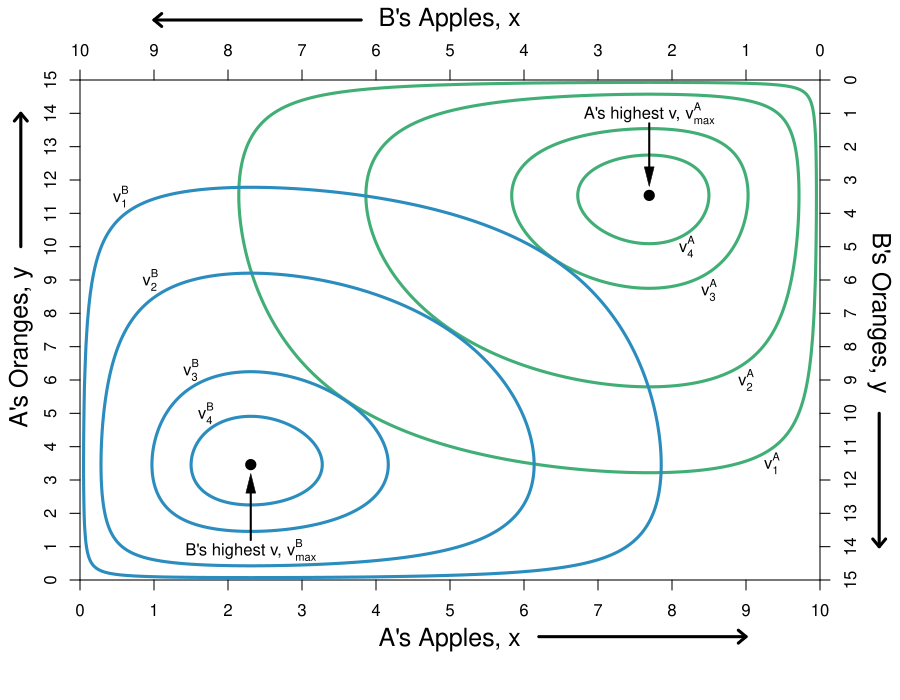

R code for this plot:
#Graph Designer: Simon Halliday & Madeleine Wettach '20
#Authors: Bowles, Foley and Halliday
#Title: Microeconomics: Competition, Conflict and Coordination
#based on 
#http://r.789695.n4.nabble.com/Indifference-curve-td4634746.html
#Graphics 
require(shape)
pdf(file = "property/step_by_step_graphs_5/property_hg_hgb_step2.pdf", width = 9, height = 7)

#Set parameters for graphics
axislabelsize <- 1.5
graphlinewidth <- 3

COL <- c("#7fc97f", "#beaed4", "#fdc086", "#ffff99", "#386cb0", "#f0027f", "#bf5b17", "#666666")
COLA <- c("#99d8c9","#66c2a4","#41ae76", "#238b45", "#005824")
COLB <- c("#4eb3d3", "#2b8cbe", "#0868ac","#084081")

par(mar =  c(6, 4, 4, 4))

uA <- function(x, y) {
  0.5*log(x) + 0.5*log(y) + 0.15*log(10 - x) + 0.15*log(15 - y)
}

uB <- function(x, y) {
  0.15*log(x) + 0.15*log(y) + 0.5*log(10 - x) + 0.5*log(15 - y) 
}

xlims <- c(0, 10)
ylims <- c(0, 15)

npts <- 501 
x <- seq(xlims[1], xlims[2], length.out = npts)
y <- seq(ylims[1], ylims[2], length.out = npts) 
a <- c(2.1, 2.357, 2.505, 2.54)
b <- c(2.1, 2.357, 2.505, 2.54)

#B's value when at A's bliss point
#0.35*log(5.88) + 0.35*log(8.88) + 0.5*log(10 - 5.88) + 0.5*log(15 - 8.88) 

#A's bliss point x = 7.69231, y = 11.5385
#A's value when at A's bliss point = 2.55465
#0.5*log(x) + 0.5*log(y) + 0.15*log(10 - x) + 0.15*log(15 - y)

#B's bliss point x = 2.30769, y = 3.46154
#B's value when at A's bliss point = 2.55465
#0.15*log(x) + 0.15*log(y) + 0.5*log(10 - x) + 0.5*log(15 - y)


plot(0, 0, xlim = xlims, ylim = ylims, type = "n",
     xlab = expression(paste("")),
     ylab = expression(paste("")), 
     xaxt = "n", 
     yaxt = "n", 
     cex.lab = axislabelsize, 
     bty = "n",
     xaxs="i", 
     yaxs="i")

ticksy <- seq(from = 0, to = 15, by = 1)
ylabels <- seq(from = 0, to = 15, by = 1)
ticksx <- seq(from = 0, to = 10, by = 1)
xlabels <- seq(from = 0, to = 10, by = 1)
axis(1, at = ticksx, pos = 0, labels = xlabels)
axis(2, at = ticksy, pos = 0, labels = ylabels, las = 0)


#persp(x, y, outer(x, y, u), ticktype="detailed") 
contour(x, y, 
        outer(x, y, uA),
        #labels = c("v1", "v2", "v3"),
        drawlabels = FALSE,
        col = COLA[3],
        #xlab = expression(paste("A's Apples, ", x)),
        #ylab = expression(paste("A's Oranges, ", y)),
        #cex.lab = axislabelsize,
        lwd = graphlinewidth,
        levels = a, 
        xaxs="i", 
        yaxs="i", 
        add = TRUE) 

mtext("A's Apples, x", side=1, line = 2.5, cex = axislabelsize)
text(-0.8, 7, expression(paste("A's Oranges, y")), xpd = TRUE, cex = axislabelsize, srt = 90) 

#Add arrows:
arrows(-0.8, 10, -0.8, 14, xpd = TRUE, length=0.1,angle=40,lwd=3)
arrows(6.2, -1.7, 9, -1.7, xpd = TRUE, length=0.1,angle=40,lwd=3)


contour(x, y, 
        outer(x, y, uB),
        drawlabels = FALSE,
        col = COLB[2],
        lwd = graphlinewidth,
        levels = b, 
        add = TRUE
) 

#segments(2.30769, 3.46154, 7.69231, 11.5385, lty = 1, col = COL[2] , lwd = graphlinewidth)
#text(4.9, 2.4, expression("Pareto Efficient"))
#text(4.9, 1.9, expression("Curve"))
#Arrows(4.9, 2.7, 4.9, 6.9, col = "black", lty = 1, lwd = 2, arr.type = "triangle", arr.lwd = 0.5)

#Label the iso-welfare functions for the HG, Aisha
text(9.35, 3.5, expression(v[1]^A))
text(9, 6, expression(v[2]^A))
text(8.5, 8.7, expression(v[3]^A))
text(8.2, 10, expression(v[4]^A))

#Label the indifference curves for the HG, Betty
text(0.55, 11.5, expression(v[1]^B))
text(0.95, 9, expression(v[2]^B))
text(1.5, 6.3, expression(v[3]^B))
text(1.7, 5, expression(v[4]^B))

#Label point i. 
##points(5, 7.5, pch = 16, col = "black", cex = 1.5)
##text(5, 7.9, expression(paste("i")))

#A's bliss point - 3.1073 is the value of u
points(x = 7.69231, y = 11.5385, pch = 16, col = "black", cex = 1.5)
text(7.69231, 14, expression(paste("A's highest v, ", v[max]^A)))
Arrows(7.69231, 13.7, 7.69231, 12.1, col = "black", lty = 1, lwd = 2, arr.type = "triangle", arr.lwd = 0.5)

#B's bliss point: 
points(x = 2.30769, y = 3.461547, pch = 16, col = "black", cex = 1.5)
text(x = 2.30769, y = 0.9, expression(paste("B's highest v, ", v[max]^B)))
Arrows(2.30769, 1.2, 2.30769, 2.9, col = "black", lty = 1, lwd = 2, arr.type = "triangle", arr.lwd = 0.5)



par(new = TRUE)

#Use the same x and ylims as previously, but with locations switched
xlims2 <- c(10, 0)
ylims2 <- c(15, 0)

#Leave the ylab and xlab blank to ensure no axes titles
plot(0, 0, xlim = xlims2, ylim = ylims2, type = "n",
     xlab = expression(paste("")),
     ylab = expression(paste("")),
     xaxt = "n", 
     yaxt = "n", 
     cex.lab = 1.3, 
     bty = "n",
     xaxs="i", 
     yaxs="i")

#Set up axes at sides 3 and 4 (top and right)
axis(side = 3, at = ticksx, pos = 0, labels = xlabels)
axis(side = 4, at = ticksy, pos = 0, labels = ylabels, las = 0)
mtext("B's Apples, x", side=3, line = 2.5, cex = axislabelsize)
text(-0.8, 7, expression(paste("B's Oranges, y")), xpd = TRUE, cex = axislabelsize, srt = 270) 

#Add arrows:
arrows(-0.8, 10, -0.8, 14, xpd = TRUE, length=0.1,angle=40,lwd=3)
arrows(6.2, -1.8, 9, -1.8, xpd = TRUE, length=0.1,angle=40,lwd=3)

dev.off()
